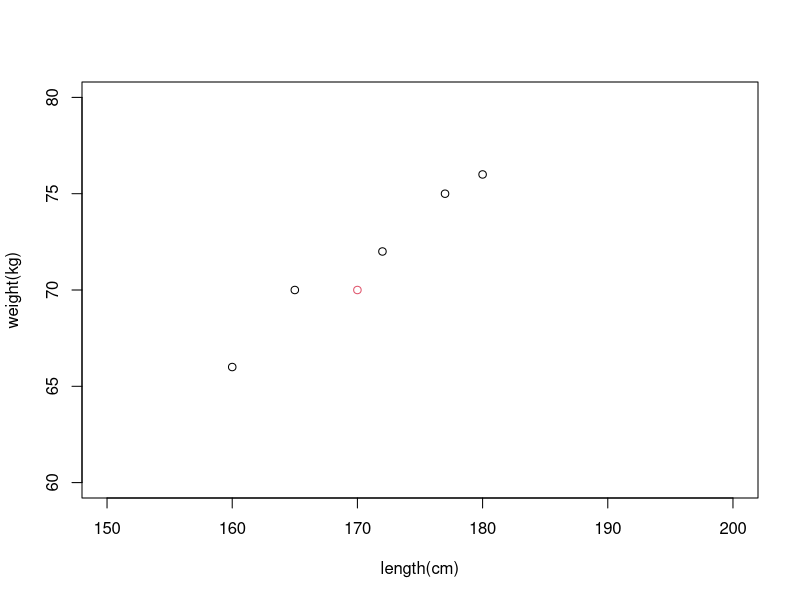

This chart was generated by the following R code: (Note: this script raises an error after producing the figure.)
#taking data from section 1:
example<- data.frame(length = c(160, 170, 180, 165, 177, 172), weight = c(66, 70, 76, 70, 75, 72))
#plotting, making the train set of one point in red:
plot(weight~length, data = example, xlim = c(150, 200), ylim = c(60, 80), col = ifelse(length == 170, 2, 1), xlab = 'length(cm)', ylab = 'weight(kg)')
#defining the necessary matrices to calculate beta:
Y<- matrix(nrow = 1, ncol = 1)
Y[1,1] <- 70
X<-matrix(nrow = 1, ncol = 1)
X[1,1] <- 170
A<- matrix(nrow = 1, ncol = 1)
A[,1] <- 1
X <- cbind(A,X)
#setting Ridge parameter to one:
lambda <- 1
#identity matrix:
I <- matrix(0, 2, 2)
diag(I) <- 1
#calculating beta:
beta <- inv(t(X)%*%X + lambda*I)%*%t(X)%*%Y
abline(c(beta[1], beta[2]), col = 2)
